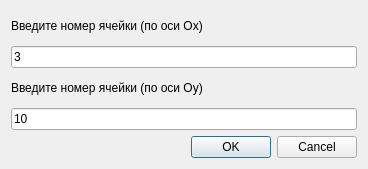
<?xml version="1.0" encoding="UTF-8"?>
<ui version="4.0">
 <class>PlaceTorsherChooser</class>
 <widget class="QDialog" name="PlaceTorsherChooser">
  <property name="geometry">
   <rect>
    <x>0</x>
    <y>0</y>
    <width>368</width>
    <height>169</height>
   </rect>
  </property>
  <property name="windowTitle">
   <string>Dialog</string>
  </property>
  <layout class="QVBoxLayout" name="verticalLayout_2">
   <item>
    <layout class="QVBoxLayout" name="verticalLayout">
     <item>
      <widget class="QLabel" name="label_2">
       <property name="text">
        <string>Введите номер ячейки (по оси Ox)</string>
       </property>
      </widget>
     </item>
     <item>
      <widget class="QLineEdit" name="lineEdit">
       <property name="text">
        <string>3</string>
       </property>
      </widget>
     </item>
     <item>
      <widget class="QLabel" name="label_3">
       <property name="text">
        <string>Введите номер ячейки (по оси Oy)</string>
       </property>
      </widget>
     </item>
     <item>
      <widget class="QLineEdit" name="lineEdit_2">
       <property name="text">
        <string>10</string>
       </property>
      </widget>
     </item>
     <item>
      <widget class="QDialogButtonBox" name="buttonBox">
       <property name="orientation">
        <enum>Qt::Horizontal</enum>
       </property>
       <property name="standardButtons">
        <set>QDialogButtonBox::Cancel|QDialogButtonBox::Ok</set>
       </property>
      </widget>
     </item>
    </layout>
   </item>
  </layout>
 </widget>
 <resources/>
 <connections/>
</ui>
